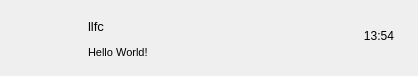
<?xml version='1.0' encoding='utf-8'?>
<ui version="4.0">
 <class>ChatUserWid</class>
 <widget class="QWidget" name="ChatUserWid">
  <property name="geometry">
   <rect>
    <x>0</x>
    <y>0</y>
    <width>418</width>
     <height>76</height>
   </rect>
  </property>
  <property name="minimumSize">
   <size>
    <width>0</width>
     <height>76</height>
   </size>
  </property>
  <property name="maximumSize">
   <size>
    <width>16777215</width>
     <height>76</height>
   </size>
  </property>
  <property name="windowTitle">
   <string>Form</string>
  </property>
  <layout class="QHBoxLayout" name="horizontalLayout">
   <property name="spacing">
    <number>8</number>
   </property>
   <property name="leftMargin">
    <number>12</number>
   </property>
   <property name="topMargin">
    <number>4</number>
   </property>
   <property name="rightMargin">
    <number>10</number>
   </property>
   <property name="bottomMargin">
    <number>4</number>
   </property>
   <item>
    <widget class="QWidget" name="icon_wid" native="true">
     <property name="sizePolicy">
      <sizepolicy hsizetype="Fixed" vsizetype="Fixed">
       <horstretch>0</horstretch>
       <verstretch>0</verstretch>
      </sizepolicy>
     </property>
     <property name="minimumSize">
      <size>
       <width>68</width>
       <height>68</height>
      </size>
     </property>
     <property name="maximumSize">
      <size>
       <width>68</width>
       <height>68</height>
      </size>
     </property>
     <widget class="QLabel" name="icon_lb">
      <property name="geometry">
       <rect>
        <x>10</x>
        <y>12</y>
        <width>44</width>
        <height>44</height>
       </rect>
      </property>
      <property name="minimumSize">
       <size>
        <width>44</width>
        <height>44</height>
       </size>
      </property>
      <property name="maximumSize">
       <size>
        <width>44</width>
        <height>44</height>
       </size>
      </property>
      <property name="text">
       <string />
      </property>
      <property name="alignment">
       <set>Qt::AlignCenter</set>
      </property>
     </widget>
     <widget class="QLabel" name="red_point">
      <property name="geometry">
       <rect>
        <x>34</x>
        <y>2</y>
        <width>24</width>
        <height>24</height>
       </rect>
      </property>
      <property name="minimumSize">
       <size>
        <width>24</width>
        <height>24</height>
       </size>
      </property>
      <property name="maximumSize">
       <size>
        <width>24</width>
        <height>24</height>
       </size>
      </property>
      <property name="text">
       <string />
      </property>
     </widget>
    </widget>
   </item>
   <item>
    <widget class="QWidget" name="user_info_wid" native="true">
     <property name="minimumSize">
      <size>
       <width>0</width>
       <height>0</height>
      </size>
     </property>
     <property name="maximumSize">
      <size>
       <width>16777215</width>
       <height>16777215</height>
      </size>
     </property>
     <layout class="QVBoxLayout" name="verticalLayout">
      <property name="leftMargin">
       <number>0</number>
      </property>
      <property name="topMargin">
       <number>10</number>
      </property>
      <property name="rightMargin">
       <number>0</number>
      </property>
      <property name="bottomMargin">
       <number>10</number>
      </property>
      <item>
       <widget class="QLabel" name="user_name_lb">
        <property name="minimumSize">
         <size>
          <width>0</width>
          <height>24</height>
         </size>
        </property>
        <property name="maximumSize">
         <size>
          <width>16777215</width>
          <height>24</height>
         </size>
        </property>
        <property name="font">
         <font>
          <pointsize>10</pointsize>
         </font>
        </property>
        <property name="text">
         <string>llfc</string>
        </property>
       </widget>
      </item>
      <item>
       <widget class="QLabel" name="user_chat_lb">
        <property name="minimumSize">
         <size>
          <width>0</width>
          <height>20</height>
         </size>
        </property>
        <property name="maximumSize">
         <size>
          <width>16777215</width>
          <height>20</height>
         </size>
        </property>
        <property name="font">
         <font>
          <pointsize>8</pointsize>
         </font>
        </property>
        <property name="text">
         <string>Hello World!</string>
        </property>
       </widget>
      </item>
     </layout>
    </widget>
   </item>
   <item>
    <widget class="QWidget" name="time_wid" native="true">
     <property name="sizePolicy">
      <sizepolicy hsizetype="Fixed" vsizetype="Fixed">
       <horstretch>0</horstretch>
       <verstretch>0</verstretch>
      </sizepolicy>
     </property>
     <property name="minimumSize">
      <size>
        <width>58</width>
        <height>58</height>
      </size>
     </property>
     <property name="maximumSize">
      <size>
        <width>58</width>
        <height>58</height>
      </size>
     </property>
     <widget class="QLabel" name="time_lb">
      <property name="geometry">
       <rect>
        <x>0</x>
        <y>20</y>
         <width>58</width>
        <height>14</height>
       </rect>
      </property>
      <property name="text">
       <string>13:54</string>
      </property>
      <property name="alignment">
       <set>Qt::AlignCenter</set>
      </property>
     </widget>
    </widget>
   </item>
  </layout>
 </widget>
 <resources />
 <connections />
</ui>
